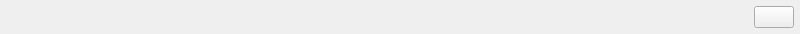
<?xml version="1.0" encoding="UTF-8"?>
<ui version="4.0">
 <class>ExpressionWidget</class>
 <widget class="QWidget" name="ExpressionWidget">
  <property name="geometry">
   <rect>
    <x>0</x>
    <y>0</y>
    <width>800</width>
    <height>34</height>
   </rect>
  </property>
  <property name="sizePolicy">
   <sizepolicy hsizetype="MinimumExpanding" vsizetype="Minimum">
    <horstretch>0</horstretch>
    <verstretch>0</verstretch>
   </sizepolicy>
  </property>
  <property name="minimumSize">
   <size>
    <width>800</width>
    <height>30</height>
   </size>
  </property>
  <property name="maximumSize">
   <size>
    <width>16777215</width>
    <height>55</height>
   </size>
  </property>
  <property name="windowTitle">
   <string>Expression Widget</string>
  </property>
  <layout class="QHBoxLayout">
   <property name="spacing">
    <number>6</number>
   </property>
   <property name="margin">
    <number>6</number>
   </property>
   <item>
    <widget class="QFrame" name="exprOpFrame">
     <property name="sizePolicy">
      <sizepolicy hsizetype="Fixed" vsizetype="Fixed">
       <horstretch>0</horstretch>
       <verstretch>0</verstretch>
      </sizepolicy>
     </property>
     <property name="minimumSize">
      <size>
       <width>90</width>
       <height>26</height>
      </size>
     </property>
    </widget>
   </item>
   <item>
    <widget class="QFrame" name="exprTermFrame">
     <property name="sizePolicy">
      <sizepolicy hsizetype="Fixed" vsizetype="Fixed">
       <horstretch>0</horstretch>
       <verstretch>0</verstretch>
      </sizepolicy>
     </property>
     <property name="minimumSize">
      <size>
       <width>100</width>
       <height>26</height>
      </size>
     </property>
    </widget>
   </item>
   <item>
    <widget class="QFrame" name="exprConditionFrame">
     <property name="sizePolicy">
      <sizepolicy hsizetype="Fixed" vsizetype="Fixed">
       <horstretch>0</horstretch>
       <verstretch>0</verstretch>
      </sizepolicy>
     </property>
     <property name="minimumSize">
      <size>
       <width>180</width>
       <height>26</height>
      </size>
     </property>
    </widget>
   </item>
   <item>
    <widget class="QFrame" name="exprParamFrame">
     <property name="sizePolicy">
      <sizepolicy hsizetype="Preferred" vsizetype="Fixed">
       <horstretch>1</horstretch>
       <verstretch>0</verstretch>
      </sizepolicy>
     </property>
     <property name="minimumSize">
      <size>
       <width>350</width>
       <height>26</height>
      </size>
     </property>
    </widget>
   </item>
   <item>
    <widget class="QPushButton" name="deleteExprButton">
     <property name="toolTip">
      <string>Delete this expression</string>
     </property>
     <property name="icon">
      <iconset resource="../images.qrc">
       <normaloff>:/images/delete.png</normaloff>:/images/delete.png</iconset>
     </property>
    </widget>
   </item>
   <item>
    <spacer name="horizontalSpacer">
     <property name="orientation">
      <enum>Qt::Horizontal</enum>
     </property>
     <property name="sizeHint" stdset="0">
      <size>
       <width>0</width>
       <height>30</height>
      </size>
     </property>
    </spacer>
   </item>
  </layout>
 </widget>
 <resources>
  <include location="../images.qrc"/>
 </resources>
 <connections/>
</ui>
